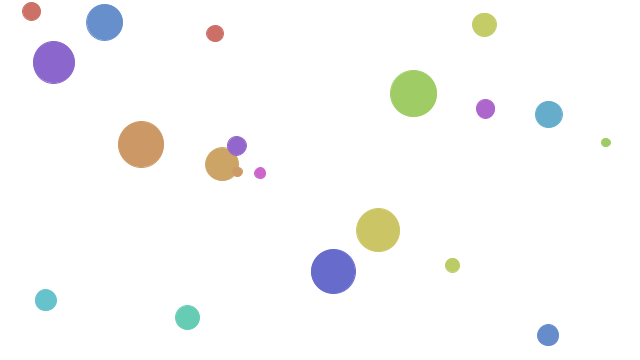
Frame 1 (no input)
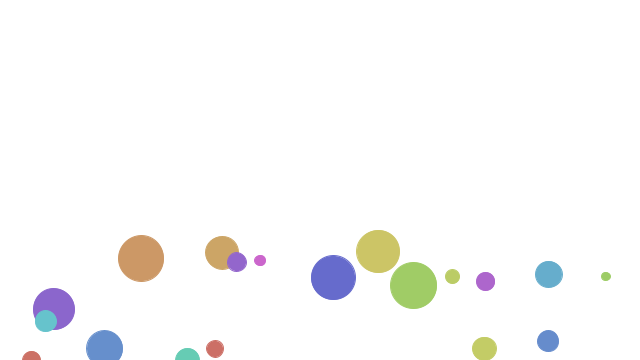
Frame 60 (the mouse pressed at the canvas centre just before this capture)
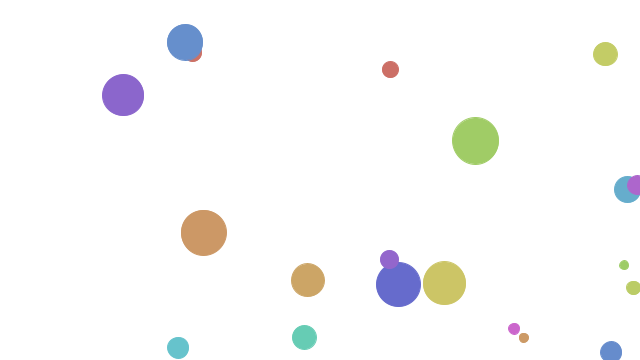
Frame 120 (the mouse held since frame 60 and released just before this capture)

The Processing sketch that drew these frames (run headless with seeded random() and noise(); from frame 60 on, the mouse is pressed at the canvas centre):

// Processing sketch: n1_3_friction
// ── n1_3_friction.pde
// githubテスト
import java.util.List;
import java.util.ArrayList;

class Mover {
    PVector location;
    PVector velocity;
    PVector acceleration;
    color _color;
    float mass = 1.0;

    Mover(float x, float y, float mass){
        this.mass = mass;
        this.location = new PVector(x, y);
        this.velocity = new PVector(0, 0);
        this.acceleration = new PVector(0, 0);

        float baseHue = random(0, 1);
        this._color = color(baseHue, 0.5, 0.8);
    }

    void update(){
        this.velocity.add(this.acceleration);
        this.location.add(this.velocity);
        this.acceleration.mult(0);
        this.checkEdges();
    }

    void display(){
        stroke(this._color);
        fill(this._color);
        ellipse(this.location.x, this.location.y, this.mass*16, this.mass*16);
    }

    void applyForce(PVector force){
        PVector f = PVector.div(force, mass);
        this.acceleration.add(f);
    }

    void checkEdges(){
        // PVector mouse = new PVector(mouseX, mouseY);
        // PVector dir = PVector.sub(mouse, location);
        // dir.normalize();
        // dir.mult(0.5);
        // this.acceleration = dir;

        boolean reflectX = false;
        if(this.location.x <= 0){
            this.location.x = 0;
            reflectX = true;
        }else if(width <= this.location.x){
            this.location.x = width;
            reflectX = true;
        }
        if(reflectX){
            // this.acceleration.x *= -1;
            this.velocity.x *= -1;
        }

        boolean reflectY = false;
        if(this.location.y <= 0){
            this.location.y = 0;
            reflectY = true;
        }else if(height <= this.location.y){
            this.location.y = height;
            reflectY = true;
        }
        if(reflectY){
            // this.acceleration.y *= -1;
            this.velocity.y *= -1;
        }
    }

}

List<Mover> moverList;
void setup(){
    colorMode(HSB, 1); // http://tomari.org/main/java/color/hsb.html

    moverList = new ArrayList();
    size(640, 360);
    for(int i=0; i<20; i++){
        moverList.add(new Mover(random(width), random(height), random(0.5, 3)));
    }
}

void draw(){
    background(color(1, 0, 1));
    // PVector wind = new PVector(0.01, 0);
    PVector wind = new PVector(0.1, 0);
    for(Mover m : moverList){

        if(mousePressed){
            m.applyForce(wind);
        }
        float c = 0.01;
        PVector friction = m.velocity.get();
        friction.mult(-1);
        friction.normalize();
        friction.mult(c);

        PVector gravity = new PVector(0, 0.2*m.mass);
        // m.applyForce(wind);
        m.applyForce(friction);
        m.applyForce(gravity);
        m.update();
        m.display();
    }
}
